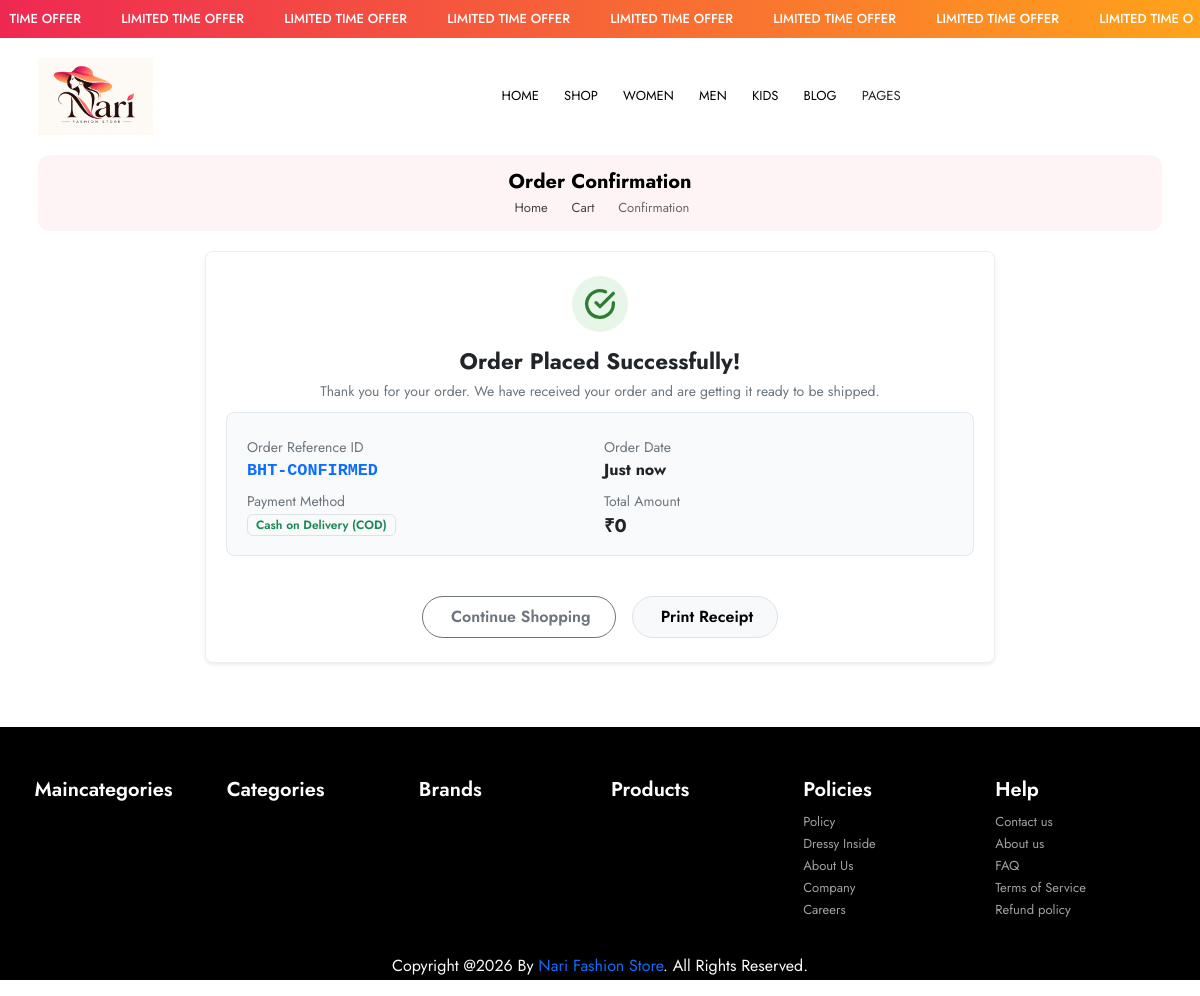
/payment-confirmation/, run on the app's committed database.
### mainApp/models.py (models this page shows, shortened)
class Supercategory(models.Model):
    id = models.AutoField(primary_key=True)
    name = models.CharField(max_length=200, unique=True)
    slug = models.SlugField(max_length=200, unique=True)
    image = models.URLField(max_length=1024, default='', null=True, blank=True)
    title = models.CharField(max_length=100, default='', null=True, blank=True)
    description = models.TextField(default='', null=True, blank=True)

### mainApp/views.py (the view)
# urls.py: path('payment-confirmation/',views.payment_confirmation),
def payment_confirmation(request):
    return render(request, 'front/confirmation.html')

### mainApp/templates/front/confirmation.html (shortened to what this page needs)
{% extends "front/index.html" %}
{% load static %}
{% block body %}
<main>
    <div class="ul-container">
        <div class="ul-breadcrumb">
            <h2 class="ul-breadcrumb-title">Order Confirmation</h2>
            <div class="ul-breadcrumb-nav">
                <a href="/"> Home</a>
                <i class="flaticon-arrow-point-to-right"></i>
                <a href="/cart/">Cart</a>
                <i class="flaticon-arrow-point-to-right"></i>
                <span class="current-page">Confirmation</span>
            </div>
        </div>
    </div>
    <div class="container" style="max-width: 820px; margin: 20px auto 40px auto; padding: 0 15px;">
        <div class="row justify-content-center">
            <div class="col-12">
                <div class="card border-0 shadow-sm rounded-3 p-3 p-md-4 bg-white text-center mb-4" style="border: 1px solid #ECEFF2 !important;">
                    <div class="mb-3">
                        <div class="d-inline-flex align-items-center justify-content-center rounded-circle" style="width: 56px; height: 56px; background-color: #E8F5E9; color: #2E7D32;">
                            <svg width="32" height="32" viewBox="0 0 24 24" fill="none" stroke="currentColor" stroke-width="2.5" stroke-linecap="round" stroke-linejoin="round">
                                <path d="M22 11.08V12a10 10 0 1 1-5.93-9.14"></path>
                                <polyline points="22 4 12 14.01 9 11.01"></polyline>
                            </svg>
                        </div>
                    </div>
                    <h3 class="fw-bold text-dark mb-1" style="font-size: 1.4rem;">Order Placed Successfully!</h3>
                    <p class="text-muted mb-3 small">
                        Thank you for your order. We have received your order and are getting it ready to be shipped.
                    </p>
                    <div class="row g-2 p-3 rounded-3 mb-3 text-start" style="background-color: #F8FAFC; border: 1px solid #E2E8F0;">
                        <div class="col-sm-6 col-12">
                            <span class="text-muted small d-block">Order Reference ID</span>
                            <strong class="text-primary font-monospace" style="font-size: 1.05rem;">{{ order_number|default:"BHT-CONFIRMED" }}</strong>
                        </div>
                        <div class="col-sm-6 col-12">
                            <span class="text-muted small d-block">Order Date</span>
                            <strong class="text-dark">{{ order_date|default:"Just now" }}</strong>
                        </div>
                        <div class="col-sm-6 col-12">
                            <span class="text-muted small d-block">Payment Method</span>
                            <span class="badge bg-success-subtle text-success border border-success-subtle px-2 py-1 fw-semibold">
                                Cash on Delivery (COD)
                            </span>
                        </div>
                        <div class="col-sm-6 col-12">
                            <span class="text-muted small d-block">Total Amount</span>
                            <strong class="text-dark" style="font-size: 1.15rem;">₹{{ total|default:"0" }}</strong>
                        </div>
                    </div>
                    <div class="d-flex flex-wrap justify-content-center gap-3 mt-4">
                        <a href="/" class="btn btn-outline-secondary px-4 py-2 rounded-pill fw-semibold">
                             Continue Shopping
                        </a>
                        <button onclick="window.print()" class="btn btn-light px-4 py-2 rounded-pill fw-semibold border">
                             Print Receipt
                        </button>
                    </div>
                </div>
            </div>
        </div>
    </div>
</main>
{% endblock %}

### mainApp/templates/front/index.html (shortened to what this page needs)
{%load static%}
<!DOCTYPE html>
<html lang="en">
<head>
    <link rel="stylesheet" href="{%static 'assets/icon/flaticon_glamer.css'%}">
    <link rel="stylesheet" href="{%static 'assets/vendor/bootstrap/bootstrap.min.css'%}">
    <link rel="stylesheet" href="{%static 'assets/vendor/splide/splide.min.css'%}">
    <link rel="stylesheet" href="{%static 'assets/vendor/swiper/swiper-bundle.min.css'%}">
    <link rel="stylesheet" href="{%static 'assets/vendor/slim-select/slimselect.css'%}">
    <link rel="stylesheet" href="{%static 'assets/vendor/animate-wow/animate.min.css'%}">
    <link rel="stylesheet" href="{%static 'assets/css/style.css'%}?v=3.6">
</head>
<body>
    <header class="ul-header">
        <div class="ul-header-top">
            <div class="ul-header-top-slider splide">
                <div class="splide__track">
                    <ul class="splide__list">
                        <li class="splide__slide">
                            <p class="ul-header-top-slider-item"><i class="flaticon-sparkle"></i> limited time offer</p>
                        </li>
                        <li class="splide__slide">
                            <p class="ul-header-top-slider-item"><i class="flaticon-sparkle"></i> limited time offer</p>
                        </li>
                        <li class="splide__slide">
                            <p class="ul-header-top-slider-item"><i class="flaticon-sparkle"></i> limited time offer</p>
                        </li>
                        <li class="splide__slide">
                            <p class="ul-header-top-slider-item"><i class="flaticon-sparkle"></i> limited time offer</p>
                        </li>
                        <li class="splide__slide">
                            <p class="ul-header-top-slider-item"><i class="flaticon-sparkle"></i> limited time offer</p>
                        </li>
                        <li class="splide__slide">
                            <p class="ul-header-top-slider-item"><i class="flaticon-sparkle"></i> limited time offer</p>
                        </li>
                        <li class="splide__slide">
                            <p class="ul-header-top-slider-item"> limited time offer</p>
                        </li>
                        <li class="splide__slide">
                            <p class="ul-header-top-slider-item"><i class="flaticon-sparkle"></i> limited time offer</p>
                        </li>
                    </ul>
                </div>
            </div>
        </div>
        <div class="ul-header-bottom">
            <div class="ul-container">
                <div class="ul-header-bottom-wrapper">
                    <div class="header-bottom-left">
                        <div class="logo-container">
                            <a href="/" class="d-inline-block"><img src="{%static 'assets/img/image.png'%}" alt="logo" class="logo"></a>
                        </div>
                    </div>
                    <div class="ul-header-nav-wrapper">
                        <div class="to-go-to-sidebar-in-mobile">
                            <nav class="ul-header-nav">
                                <a href="/">Home</a>
                                <a href="/all">Shop</a>
                                {% if nav_supercategories %}
                                    {% for sc in nav_supercategories %}
                                    <a href="/{{ sc.slug }}/">{{ sc.name }}</a>
                                    {% endfor %}
                                {% else %}
                                    <a href="/all">Women</a>
                                    <a href="/all">Men's</a>
                                    <a href="/all">Kids</a>
                                {% endif %}
                                <a href="/blog">Blog</a>
                                <div class="has-sub-menu has-mega-menu">
                                    <a role="button">Pages</a>
                                </div>
                            </nav>
                        </div>
                    </div>
                    <div class="ul-header-actions">
                        <button class="ul-header-mobile-search-opener d-xxl-none"><i class="flaticon-search-interface-symbol"></i></button>
                        <a href="/my-account/" title="My Account"><i class="flaticon-user"></i></a>
                        <a href="/wishlist/" class="position-relative" title="Wishlist">
                            <i class="flaticon-heart"></i>
                        </a>
                        <a href="/cart/" class="position-relative" title="Shopping Cart">
                            <i class="flaticon-shopping-bag"></i>
                        </a>
                    </div>
                    <div class="d-inline-flex">
                        <button class="ul-header-sidebar-opener"><i class="flaticon-hamburger"></i></button>
                    </div>
                </div>
            </div>
        </div>
    </header>
    {%block body%}{%endblock%}
    <footer class="ul-footer">
        <div class="ul-inner-container">
            <div class="ul-footer-top">
                <div class="ul-footer-top-widget">
                    <h3 class="ul-footer-top-widget-title">Maincategories</h3>
                </div>
                <div class="ul-footer-top-widget">
                    <h3 class="ul-footer-top-widget-title">Categories</h3>
                </div>
                <div class="ul-footer-top-widget">
                    <h3 class="ul-footer-top-widget-title">Brands</h3>
                </div>
                <div class="ul-footer-top-widget">
                    <h3 class="ul-footer-top-widget-title">Products</h3>
                </div>
                <div class="ul-footer-top-widget">
                    <h3 class="ul-footer-top-widget-title">Policies</h3>
                    <div class="ul-footer-top-widget-links">
                        <a href="#">Policy</a>
                        <a href="#">Dressy Inside</a>
                        <a href="/about-us">About Us</a>
                        <a href="#">Company</a>
                        <a href="#">Careers</a>
                    </div>
                </div>
                <div class="ul-footer-top-widget">
                    <h3 class="ul-footer-top-widget-title">Help</h3>
                    <div class="ul-footer-top-widget-links">
                        <a href="/contact">Contact us</a>
                        <a href="/about-us">About us</a>
                        <a href="/faq">FAQ</a>
                        <a href="#">Terms of Service</a>
                        <a href="#">Refund policy</a>
                    </div>
                </div>
            </div>
            <div class=" text-center">
                <p class="copyright-txt text-center text-light">Copyright @2026 By <a href="/" class="ul-footer-bottom-link">Nari Fashion Store</a>. All Rights Reserved.</p>
            </div>
        </div>
    </footer>
</body>
</html>

### data on the page
Supercategory: name "WOMEN"
Supercategory: name "MEN"
Supercategory: name "KIDS"

### other printed values
{{ order_number|default:"BHT-CONFIRMED" }} "BHT-CONFIRMED"
{{ order_date|default:"Just now" }} "Just now"
{{ total|default:"0" }} "0"
